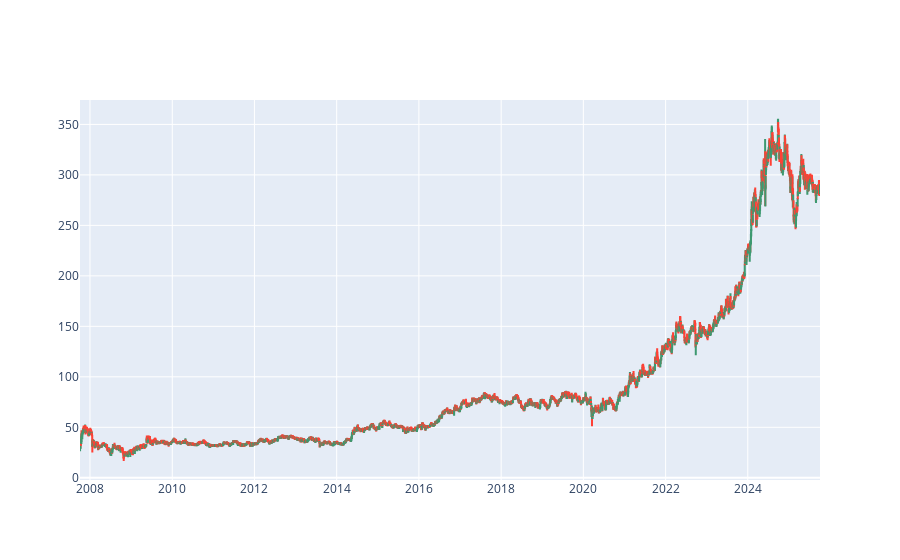

Write notebook code for a chart like this one.
### Code cell
# Candlesticks
import plotly.graph_objects as go

fig = go.Figure(data=[go.Candlestick(x = data01['Date'], open = data01['Open'],
                                    high = data01['High'],
                                    low = data01['Low'],
                                    close = data01['Close'])])
fig.update_layout(xaxis_rangeslider_visible=False)
fig.show()

### Figure 1 — Plotly figure (JSON) as saved in the notebook; plotly's stock layout.template omitted (floating-point values rounded to 4 significant figures; data arrays with more than 128 entries replaced by an {"elided": "..."} marker saying what was removed)
{"data": [{"close": {"elided": "4440 str values"}, "high": {"elided": "4440 str values"}, "low": {"elided": "4440 str values"}, "open": {"elided": "4440 str values"}, "type": "candlestick", "x": {"elided": "4440 str values"}}], "layout": {"xaxis": {"rangeslider": {"visible": false}}}}
